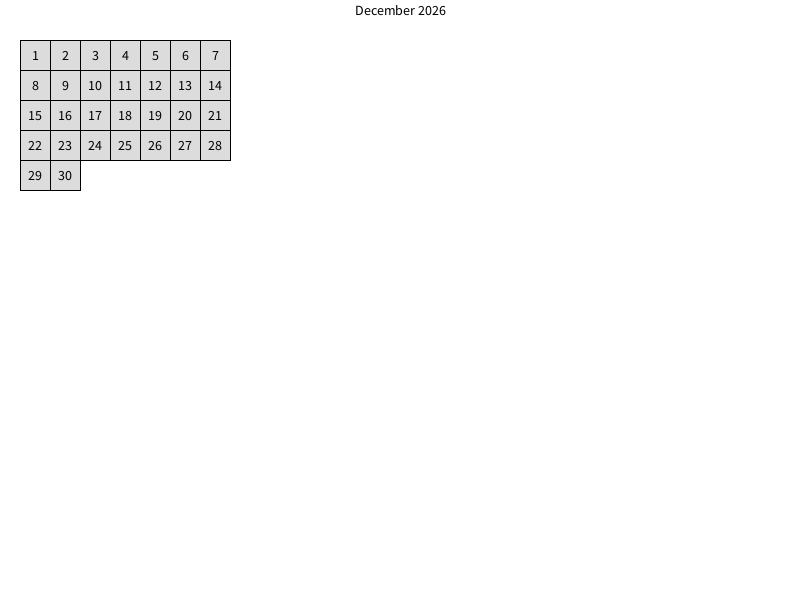
Frame 1 (no input)
Frame 60 (the mouse pressed at the canvas centre just before this capture): identical to frame 1, image omitted
Frame 120 (the mouse held since frame 60 and released just before this capture): identical to frame 1, image omitted

The Processing sketch that drew this single still picture (run headless with seeded random() and noise(); from frame 60 on, the mouse is pressed at the canvas centre):

// Processing sketch: dontBreakTheChain
// ── dontBreakTheChain.pde
int cellSize = 30; // Size of each cell in the grid
int margin = 20; // Margin around the grid
int currentMonth, currentYear;
int daysInMonth = 30;
int currentDay = 1;
boolean[][] completedDays;

void setup() {
  size(800, 600);
  currentMonth = month();
  currentYear = year();
  //daysInMonth = daysInMonth(currentYear, currentMonth);
  completedDays = new boolean[daysInMonth][1];
}

void draw() {
  background(255);
  drawCalendar();
}

void drawCalendar() {
  textSize(14);
  textAlign(CENTER, CENTER);

  // Draw month and year
  fill(0);
  text(monthName(currentMonth) + " " + currentYear, width / 2, margin / 2);

  // Draw grid
  for (int i = 0; i < daysInMonth; i++) {
    int x = i % 7;
    int y = floor(i / 7);
    int xPos = margin + x * cellSize;
    int yPos = margin * 2 + y * cellSize;
    
    fill(220);
    stroke(0);
    rect(xPos, yPos, cellSize, cellSize);
    
    fill(0);
    text(i + 1, xPos + cellSize / 2, yPos + cellSize / 2);
    
    if (completedDays[i][0]) {
      fill(0, 255, 0, 150);
      rect(xPos, yPos, cellSize, cellSize);
    }
  }
}

void keyPressed() {
  if (keyCode == LEFT) {
    if (currentMonth == 1) {
      currentMonth = 12;
      currentYear--;
    } else {
      currentMonth--;
    }
    //daysInMonth = daysInMonth(currentYear, currentMonth);
    completedDays = new boolean[daysInMonth][1];
  } else if (keyCode == RIGHT) {
    if (currentMonth == 12) {
      currentMonth = 1;
      currentYear++;
    } else {
      currentMonth++;
    }
    //daysInMonth = daysInMonth(currentYear, currentMonth);
    completedDays = new boolean[daysInMonth][1];
  }
}

void mousePressed() {
  int x = mouseX - margin;
  int y = mouseY - margin * 2;
  
  int col = floor(x / cellSize);
  int row = floor(y / cellSize);
  
  if (col >= 0 && col < 7 && row >= 0 && row < ceil(daysInMonth / 7.0)) {
    int dayIndex = row * 7 + col;
    if (dayIndex < daysInMonth) {
      completedDays[dayIndex][0] = !completedDays[dayIndex][0];
    }
  }
}

String monthName(int m) {
  switch (m) {
    case 1: return "January";
    case 2: return "February";
    case 3: return "March";
    case 4: return "April";
    case 5: return "May";
    case 6: return "June";
    case 7: return "July";
    case 8: return "August";
    case 9: return "September";
    case 10: return "October";
    case 11: return "November";
    case 12: return "December";
    default: return "";
  }
}
